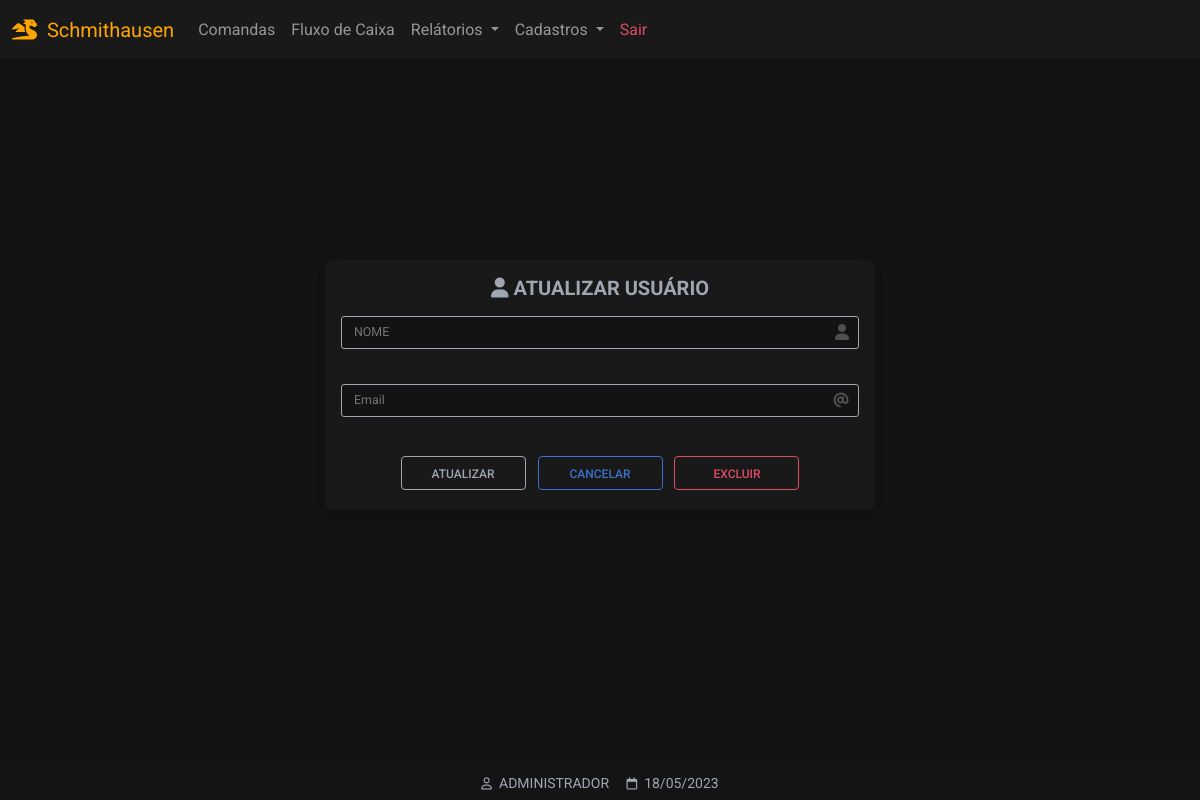
Before: /usuarios_atualizar/2 (signed in) with the older database file.
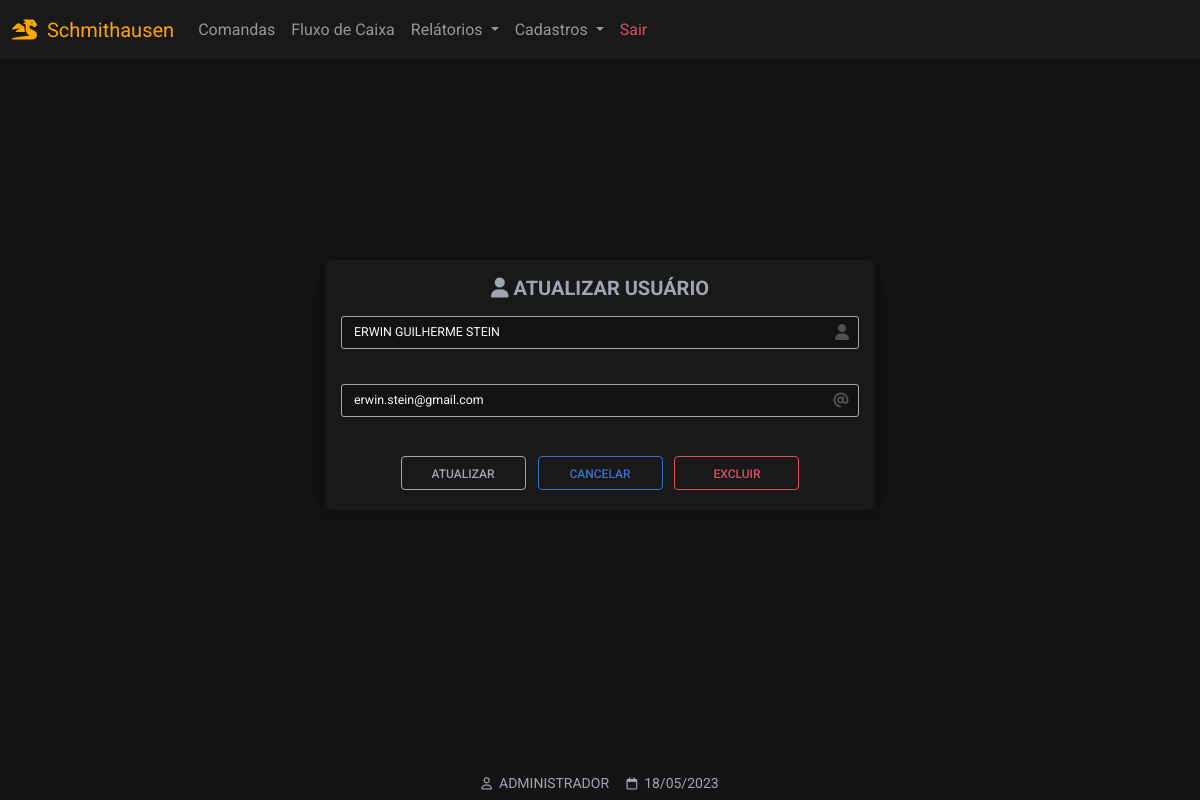
After: the same page with the newer database file.
### website/models.py (models this page shows)
class User(db.Model, UserMixin):
    id = db.Column(db.Integer, primary_key=True)
    email = db.Column(db.String(150), unique=True)
    password = db.Column(db.String(150))
    first_name = db.Column(db.String(150))
    produtos = db.relationship('Produto',backref='produto')

### website/views.py (the view, shortened to what this page needs)
@views.route('/usuarios_atualizar/<int:id>', methods=['GET','POST'])
@login_required
def atualizarUsuarios(id):
    form = CadastroUsuario()
    get_users = User.query.get(id)
    if request.method == 'GET':
        if id != 1:
            return render_template('usuarios_atualizar.html',
                user=current_user,
                data=data,
                form=form,
                u=get_users
                )
        else:
            flash('NÃO PODE SER EDITADO!')
            return redirect(url_for('views.usuarios'))

### website/forms.py
class CadastroUsuario(FlaskForm):
	nome = StringField(
		'Nome',
		validators= [
		DataRequired(message=("Este campo é obrigatório!")),
		Length(min=4, message=("Pelo menos 4 caracteres!"))
		])
	email = EmailField(
		'Email',
		validators = [
		DataRequired(message=('Este campo é obrigatório!')),
		Email(message=('Digite um email válido!')),
		])
	senha = StringField(
		'Senha',
		widget=PasswordInput(hide_value=False),
		validators = [
		DataRequired(message=('Este campo é obrigatório!')),
		Length(min=6, message=('Pelo menos 6 caracteres!')),
		EqualTo('confirmar', message=("Senhas não conferem!"))
		])
	confirmar = StringField(
		'Senha (Confirmar)',
		widget=PasswordInput(hide_value=False),
		validators = [
		DataRequired(message=('Este campo é obrigatório!')),
		Length(min=6, message=('Pelo menos 6 caracteres!'))
		])

### website/templates/usuarios_atualizar.html (shortened to what this page needs)
{% extends "base.html" %}
{% block content %}
{% set nome = u.first_name %}
{% set email = u.email %}
{% set senha = u.password %}
<div class="container-fluid background-container-form d-flex align-items-center justify-content-center"
style="height: 100vh;">
<form
method="POST"
class="form-outline form-white mb-4 mt-1 m-auto card bg-dark p-3 larg-max-form"
action="/usuarios_atualizar/{{ u.id }}"
novalidate
>
<h2 align="center" class="fw-bold mb-1 text-uppercase text-secondary mb-3 h5">
<i class="fa-solid fa-user"></i>
ATUALIZAR USUÁRIO</h2>
<div class="form-outline">
{{ form.nome(class='myInputs form-control-sm', placeholder= form.nome.label.text, style='text-transform:uppercase',value=nome, autofocus='true') }}
</div>
<div class="form-outline">
{{ form.email(class='myInputs form-control-sm', placeholder=form.email.label.text, value=email) }}
</div>
<div class="text-center">
      <input style="width:125px" type="submit" value="ATUALIZAR" class="btn btn-outline-light m-1" />
      <a     style="width:125px" href="/usuarios" class="btn btn-outline-primary m-1">CANCELAR</a>
      <a
      style="width:125px"
      class="btn btn-outline-danger m-1"
      data-mdb-toggle="modal"
      data-mdb-target="#confirmmodal">EXCLUIR</a>
</div>
</form>
</div>
{% endblock %}
{% block titlefooter %}
<span style="color:#9FA6B2">
&nbsp;{{ user.first_name.split()[0] | upper }}
<span style="color:#9FA6B2">
&nbsp;{{ data.strftime('%d/%m/%Y') }}
</span>
{% endblock %}

Changed rows visible on the page:
added User: email "erwin.stein@gmail.com"
Other visible differences:
form field nome: (not shown) → "ERWIN GUILHERME STEIN"
